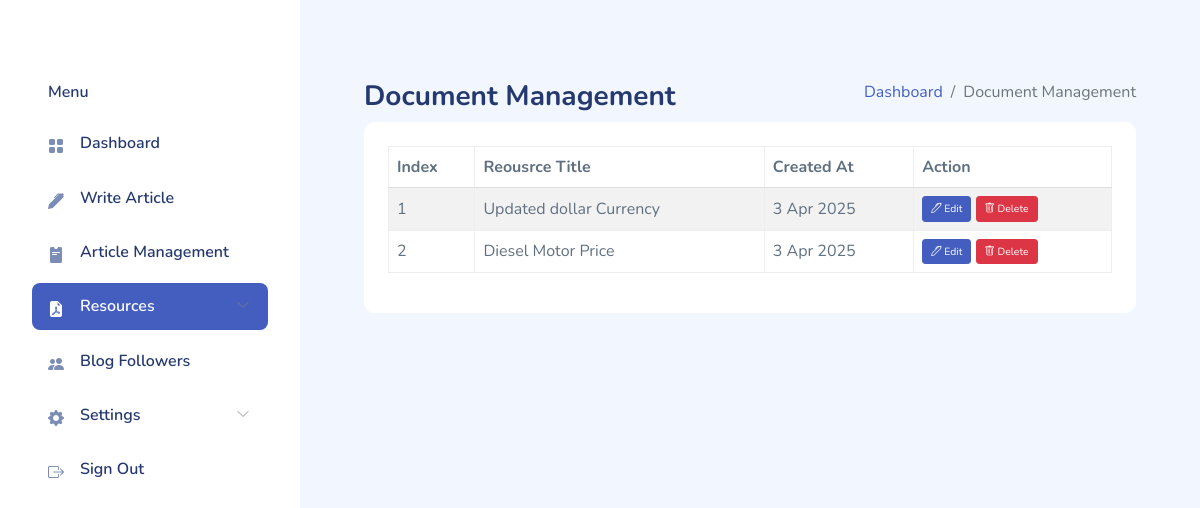
Page /document-management/ (signed in) on the earlier database version.
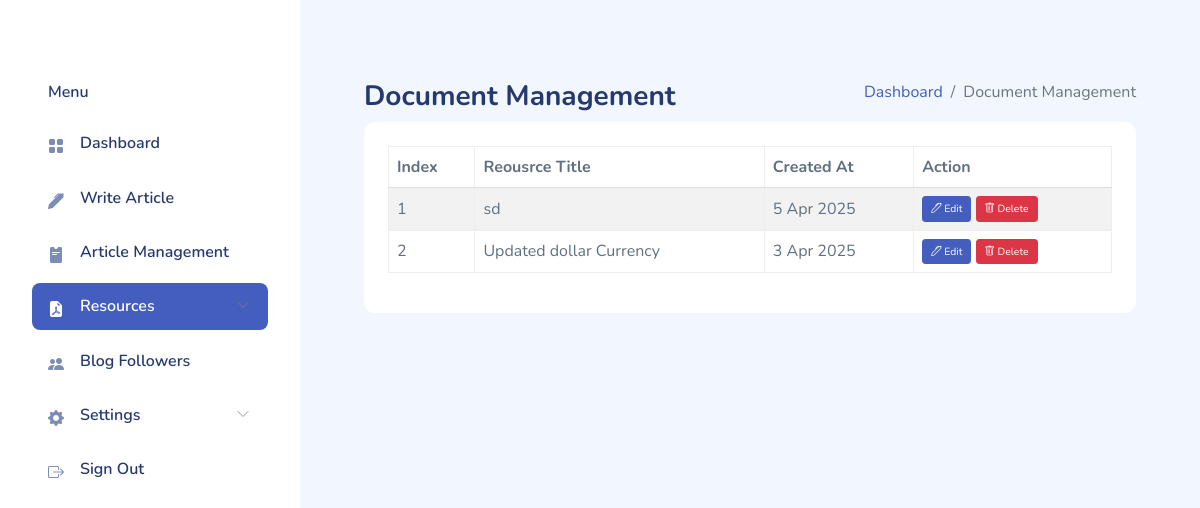
Same page on the later database version.
### admin_app/models.py (models this page shows, shortened)
class ResourcesModel(models.Model):
    resource_name = models.CharField(max_length=200)
    short_description = models.TextField()
    resource_file = models.FileField(upload_to="resources")
    created_at = models.DateTimeField(default=timezone.now)
    class Meta:
        verbose_name = "Resource"
        verbose_name_plural = "Resources"
        ordering = ['-created_at']

### admin_app/views.py (the view)
# urls.py: path("document-management/", DocumentManagement.as_view(), name="document-management-view"),
class DocumentManagement(AuthRequiredMixin, TemplateView):
    template_name = "admin_templates/resources-management.html"
    def get_context_data(self, *args, **kwargs):
        context = super().get_context_data(*args, **kwargs)
        resources = ResourcesModel.objects.only('id', 'resource_name', 'short_description', 'created_at').all()
        context['resources'] = resources
        return context

### admin_app/views.py (called while the page is built)
    def dispatch(self, request, *args, **kwargs):
        if not request.user.is_authenticated:
            return redirect(self.login_url)
        return super().dispatch(request, *args, **kwargs)

### templates/admin_templates/resources-management.html (shortened to what this page needs)
{% extends 'admin_templates/base.html' %}
{% block 'main-page-content' %}
<div class="page-heading">
    <div class="page-title">
        <div class="row">
            <div class="col-12 col-md-6 order-md-1 order-last">
                <h3>Document Management</h3>
            </div>
            <div class="col-12 col-md-6 order-md-2 order-first">
                <nav aria-label="breadcrumb" class="breadcrumb-header float-start float-lg-end">
                    <ol class="breadcrumb">
                        <li class="breadcrumb-item">
                            <a href="{% url 'admin-index-view' %}" hx-get="{% url 'admin-index-view' %}"
                                hx-target="#main-content" hx-swap="innerHTML" hx-push-url="true">Dashboard</a>
                        </li>
                        <li class="breadcrumb-item active" aria-current="page">Document Management</li>
                    </ol>
                </nav>
            </div>
        </div>
    </div>
    <section class="section">
        <div class="card">
            <div class="card-body">
                <div class="row">
                    <div class="col-md-12">
                        <table id="articleDataTable" class="table nowrap table-striped table-bordered dt-responsive"
                            style="width:100%">
                            <thead>
                                <tr>
                                    <th>Index</th>
                                    <th>Reousrce Title</th>
                                    <th>Created At</th>
                                    <th>Action</th>
                                </tr>
                            </thead>
                            <tbody>
                                {% for resource in resources %}
                                <tr data-slug="{{ resource.slug }}">
                                    <td>{{ forloop.counter }}</td>
                                    <td>{{ resource.resource_name }}</td>
                                    <td>{{ resource.created_at|date:"j M Y" }}</td>
                                    <td>
                                        <a href="{% url 'update-resource-view' resource.id %}"
                                            class="btn btn-primary btn-sm"><i class="bi bi-pen"></i> Edit</a>
                                            <a href="#" class="btn btn-danger btn-sm delete-btn"
                                                data-url="{% url 'delete-resource-view' resource.id %}">
                                                <i class="bi bi-trash"></i> Delete
                                            </a>
                                    </td>
                                </tr>
                                {% endfor %}
                            </tbody>
                        </table>
                    </div>
                </div>
            </div>
        </div>
    </section>
</div>
{% endblock %}

Differences in the rows shown:
removed ResourcesModel: resource_name "Diesel Motor Price", created_at "3 Apr 2025"
added ResourcesModel: resource_name "sd", created_at "5 Apr 2025"
